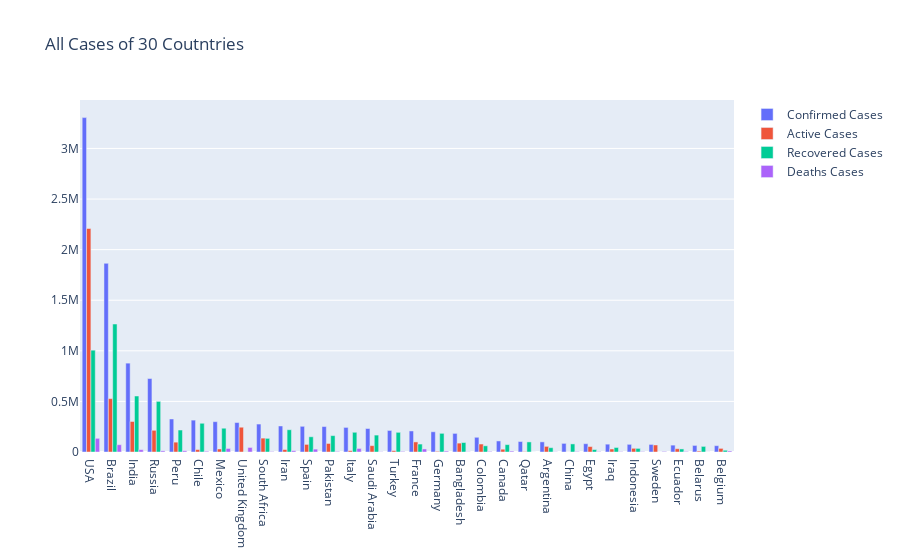

Write notebook code for a chart like this one.
### Markdown cell above
### Graph 4: for Top 30 Countries confirmed, active, recovered and deaths cases

### Code cell
confirmed = go.Bar( x = top_country_confirm_wise.index, y = top_country_confirm_wise['Confirmed'], name= 'Confirmed Cases')

recovered = go.Bar( x = top_country_confirm_wise.index,  y = top_country_confirm_wise['Recovered'], name= 'Recovered Cases')

active = go.Bar( x = top_country_confirm_wise.index,   y = top_country_confirm_wise['Active'],   name= 'Active Cases')

death = go.Bar( x = top_country_confirm_wise.index,  y = top_country_confirm_wise['Deaths'],   name= 'Deaths Cases')

data = [confirmed,active,recovered,death]
layout = go.Layout(title = "All Cases of 30 Coutntries", barmode='group')

fig = go.Figure(data=data, layout=layout)
iplot(fig, filename='grouped-bar')

### Figure 1 — Plotly figure (JSON) as saved in the notebook; plotly's stock layout.template omitted (floating-point values rounded to 4 significant figures)
{"data": [{"name": "Confirmed Cases", "type": "bar", "x": ["USA", "Brazil", "India", "Russia", "Peru", "Chile", "Mexico", "United Kingdom", "South Africa", "Iran", "Spain", "Pakistan", "Italy", "Saudi Arabia", "Turkey", "France", "Germany", "Bangladesh", "Colombia", "Canada", "Qatar", "Argentina", "China", "Egypt", "Iraq", "Indonesia", "Sweden", "Ecuador", "Belarus", "Belgium"], "y": [3304942, 1864681, 878254, 726036, 326326, 315041, 299750, 291154, 276242, 257303, 253908, 251625, 243061, 232259, 212993, 208015, 199919, 183795, 145362, 109348, 103598, 100166, 85117, 82070, 77506, 75699, 74898, 67870, 64932, 62707]}, {"name": "Active Cases", "type": "bar", "x": ["USA", "Brazil", "India", "Russia", "Peru", "Chile", "Mexico", "United Kingdom", "South Africa", "Iran", "Spain", "Pakistan", "Italy", "Saudi Arabia", "Turkey", "France", "Germany", "Bangladesh", "Colombia", "Canada", "Qatar", "Argentina", "China", "Egypt", "Iraq", "Indonesia", "Sweden", "Ecuador", "Belarus", "Belgium"], "y": [2208772, 527738, 301609, 214510, 97345, 24160, 29839, 244872, 137289, 24481, 75130, 84442, 13179, 62898, 13115, 99495, 6434, 87829, 78750, 27566, 3708, 55627, 569, 53793, 29632, 36455, 69372, 32540, 9088, 35729]}, {"name": "Recovered Cases", "type": "bar", "x": ["USA", "Brazil", "India", "Russia", "Peru", "Chile", "Mexico", "United Kingdom", "South Africa", "Iran", "Spain", "Pakistan", "Italy", "Saudi Arabia", "Turkey", "France", "Germany", "Bangladesh", "Colombia", "Canada", "Qatar", "Argentina", "China", "Egypt", "Iraq", "Indonesia", "Sweden", "Ecuador", "Belarus", "Belgium"], "y": [1006326, 1264843, 553471, 500208, 217111, 283902, 234905, 1378, 134874, 219993, 150376, 161917, 194928, 167138, 194515, 78513, 184414, 93614, 61186, 72954, 99743, 42694, 79907, 24419, 44724, 35638, 0, 30283, 55380, 17196]}, {"name": "Deaths Cases", "type": "bar", "x": ["USA", "Brazil", "India", "Russia", "Peru", "Chile", "Mexico", "United Kingdom", "South Africa", "Iran", "Spain", "Pakistan", "Italy", "Saudi Arabia", "Turkey", "France", "Germany", "Bangladesh", "Colombia", "Canada", "Qatar", "Argentina", "China", "Egypt", "Iraq", "Indonesia", "Sweden", "Ecuador", "Belarus", "Belgium"], "y": [135205, 72100, 23174, 11318, 11870, 6979, 35006, 44904, 4079, 12829, 28403, 5266, 34954, 2223, 5363, 30007, 9071, 2352, 5426, 8829, 147, 1845, 4641, 3858, 3150, 3606, 5526, 5047, 464, 9782]}], "layout": {"barmode": "group", "title": {"text": "All Cases of 30 Coutntries"}}}
